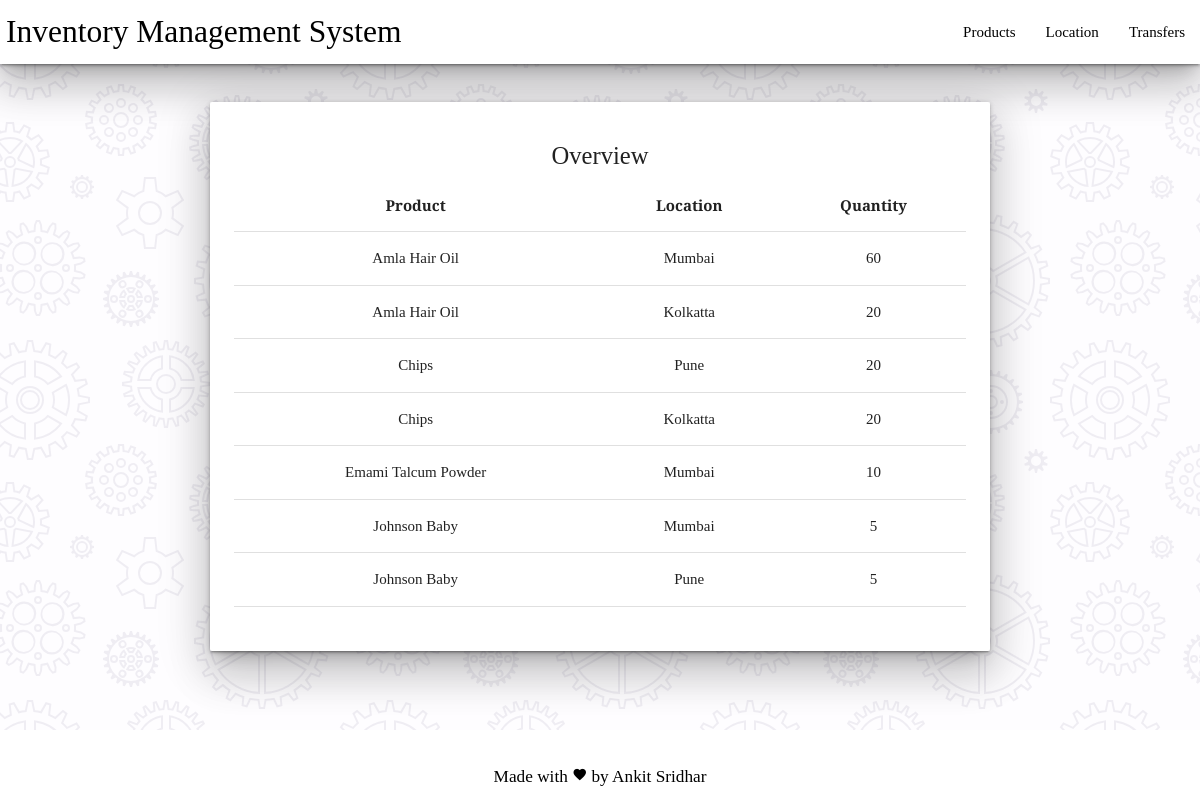
The page / on the database its author committed.
### IMS/models.py (models this page shows, shortened)
class Balance(db.Model):
    balanceId = db.Column(db.Integer, primary_key= True,nullable = False)
    product = db.Column(db.String(20), nullable = False)
    location = db.Column(db.String(20),nullable = False)
    quantity = db.Column(db.Integer, nullable = False)

### IMS/routes.py (the view)
@app.route('/')
def home():
    balance = Balance.query.all()
    return render_template('index.html',balance=balance)

### IMS/templates/index.html
{% extends 'base.html' %}
{% block body %}
    <div class="container" style="padding: 2.5%;">
        <div class="col s6 m6 l6 z-depth-5">
            <div class="card">
              <div class="card-stacked">
                <div class="card-content">
                    <div class="row">
                        <h5 class="center"> Overview</h5>
                        <div class="col s12">
                            <table class="highlight centered">
                                <thead>
                                    <tr>
                                        <th>Product</th>
                                        <th>Location</th>
                                        <th>Quantity</th>
                                    </tr>
                                </thead>
                                <tbody>
                                    {% for entry in balance |sort(attribute="product")%}
                                    <tr>
                                        <td>{{entry.product}}</td>
                                        <td>{{entry.location}}</td>
                                        <td>{{entry.quantity}}</td>
                                    </tr>
                                    {% endfor %}
                                </tbody>
                            </table>
                        </div>
                    </div>
               </div>
              </div>
            </div>
          </div>
    </div>
{% endblock %}

### IMS/static/styles.css (style rules this page uses)
body { background-color: #fefdff; font-family: 'Playfair Display', serif; }

### rows shown on the page
Balance: product "Amla Hair Oil", location "Mumbai", quantity "60"
Balance: product "Amla Hair Oil", location "Kolkatta", quantity "20"
Balance: product "Chips", location "Pune", quantity "20"
Balance: product "Chips", location "Kolkatta", quantity "20"
Balance: product "Emami Talcum Powder", location "Mumbai", quantity "10"
Balance: product "Johnson Baby", location "Mumbai", quantity "5"
Balance: product "Johnson Baby", location "Pune", quantity "5"
